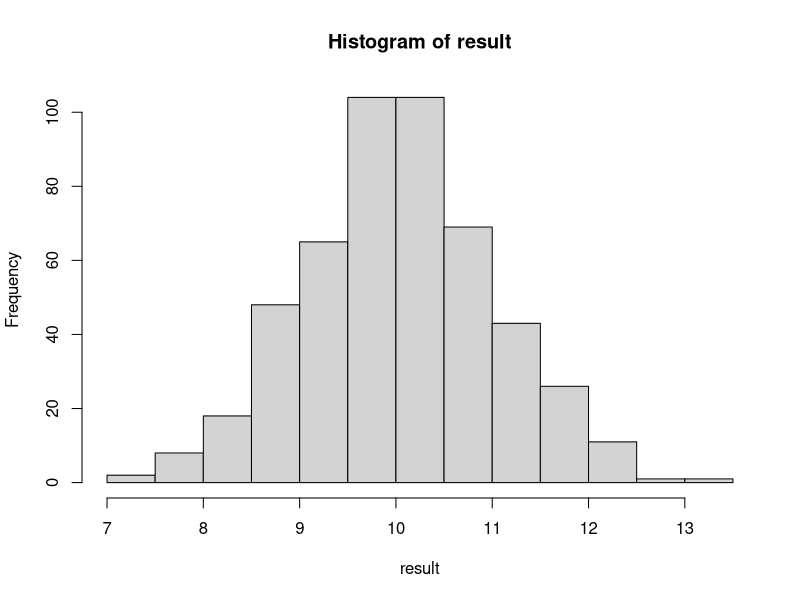
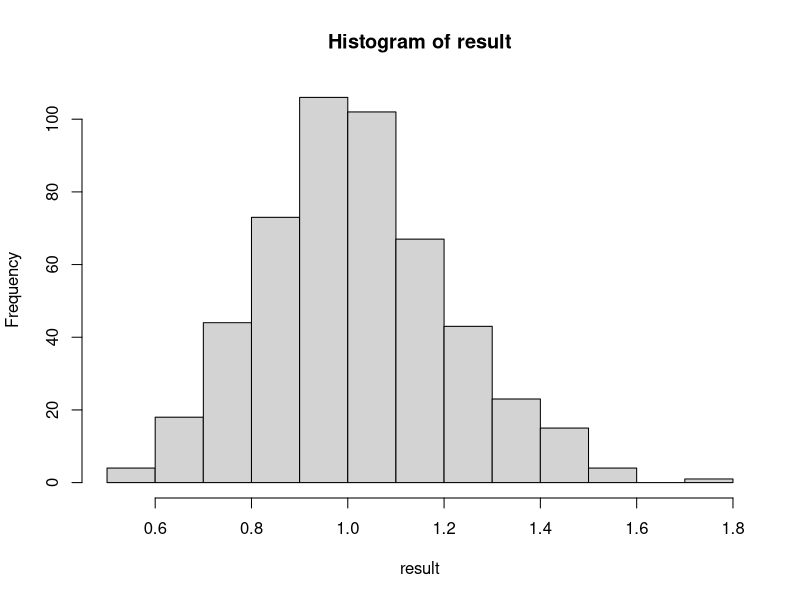
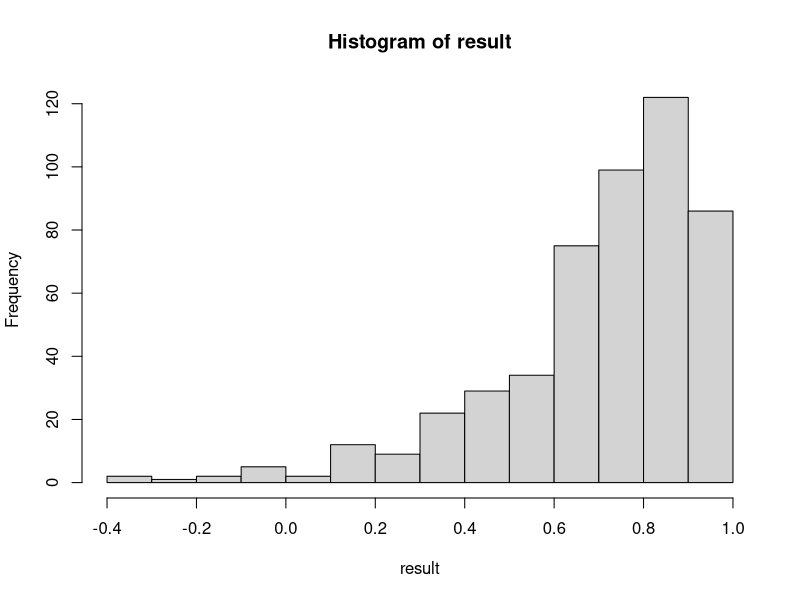

Recreate these plots in R, in order.
## ---- chunk 1
set.seed(123)

n <- 500
result <- vector("double", n)
A <- 1
Au <- 0.1 # uncertainty in A
for (i in 1:n) {
    Ap <- A + Au * rnorm(n=1)
    result[i] = 10 * Ap
}
hist(result)
D <- 0.5 * (1 - 0.68)
r <- quantile(result, probs=c(D, 1-D))
cat("value:", mean(result), "uncertainty:", sd(result), " range:", r[1], "to", r[2], "\n")
## ---- chunk 2
set.seed(123)
n <- 500
result <- vector("double", n)
A <- 1
Au <- 0.1 # uncertainty in A
for (i in 1:n) {
    Ap <- A + Au * rnorm(n=1)
    result[i] = Ap^2
}
hist(result)
D <- 0.5 * (1 - 0.68)
r <- quantile(result, probs=c(D, 1-D))
cat("value:", mean(result), "uncertainty:", sd(result), " range:", r[1], "to", r[2], "\n")
## ---- chunk 3
set.seed(123)
n <- 500
result <- vector("double", n)
A <- 1
Au <- 0.5 # uncertainty in A
for (i in 1:n) {
    Ap <- A + Au * rnorm(n=1)
    result[i] = tanh(Ap)
}
hist(result)
D <- 0.5 * (1 - 0.68)
r <- quantile(result, probs=c(D, 1-D))
cat("value:", mean(result), "uncertainty:", sd(result), " range:", r[1], "to", r[2], "\n")
